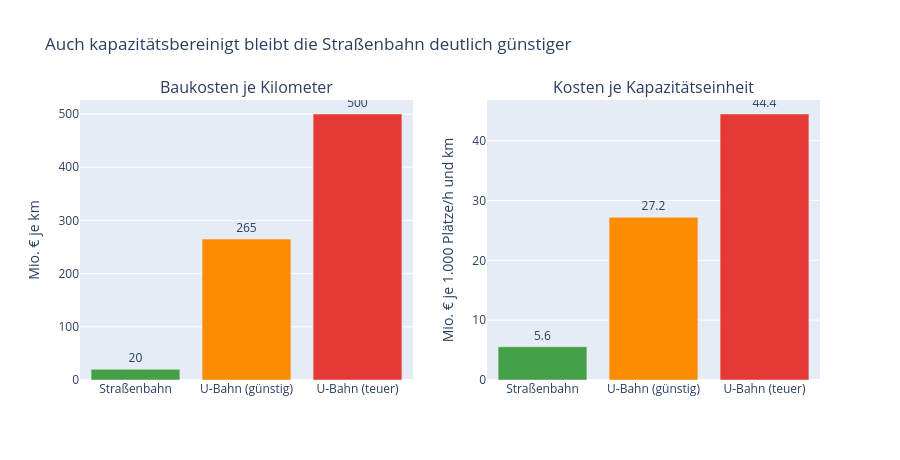

This figure's notebook cell:
### Code cell
fig = make_subplots(rows=1, cols=2,
                    subplot_titles=["Baukosten je Kilometer",
                                    "Kosten je Kapazitätseinheit"])

fig.add_trace(go.Bar(
    x=kapazitaet["Verkehrsmittel"], y=kapazitaet["Baukosten Mio. €/km"],
    marker_color=["#43A047", "#FB8C00", "#E53935"],
    text=[f"{v:,.0f}" for v in kapazitaet["Baukosten Mio. €/km"]],
    textposition="outside", showlegend=False,
), row=1, col=1)

fig.add_trace(go.Bar(
    x=kapazitaet["Verkehrsmittel"],
    y=kapazitaet["Mio. € je 1.000 Plätze/h und km"],
    marker_color=["#43A047", "#FB8C00", "#E53935"],
    text=[f"{v:,.1f}" for v in kapazitaet["Mio. € je 1.000 Plätze/h und km"]],
    textposition="outside", showlegend=False,
), row=1, col=2)

fig.update_yaxes(title_text="Mio. € je km", row=1, col=1)
fig.update_yaxes(title_text="Mio. € je 1.000 Plätze/h und km", row=1, col=2)
fig.update_layout(
    title="Auch kapazitätsbereinigt bleibt die Straßenbahn deutlich günstiger",
    height=460,
)
fig.show()

### Figure 1 — Plotly figure (JSON) as saved in the notebook; plotly's stock layout.template omitted (floating-point values rounded to 4 significant figures)
{"data": [{"marker": {"color": ["#43A047", "#FB8C00", "#E53935"]}, "showlegend": false, "text": ["20", "265", "500"], "textposition": "outside", "type": "bar", "x": ["Straßenbahn", "U-Bahn (günstig)", "U-Bahn (teuer)"], "xaxis": "x", "y": [20.0, 265.0, 500.0], "yaxis": "y"}, {"marker": {"color": ["#43A047", "#FB8C00", "#E53935"]}, "showlegend": false, "text": ["5.6", "27.2", "44.4"], "textposition": "outside", "type": "bar", "x": ["Straßenbahn", "U-Bahn (günstig)", "U-Bahn (teuer)"], "xaxis": "x2", "y": [5.556, 27.18, 44.44], "yaxis": "y2"}], "layout": {"annotations": [{"font": {"size": 16}, "showarrow": false, "text": "Baukosten je Kilometer", "x": 0.225, "xanchor": "center", "xref": "paper", "y": 1.0, "yanchor": "bottom", "yref": "paper"}, {"font": {"size": 16}, "showarrow": false, "text": "Kosten je Kapazitätseinheit", "x": 0.775, "xanchor": "center", "xref": "paper", "y": 1.0, "yanchor": "bottom", "yref": "paper"}], "height": 460, "title": {"text": "Auch kapazitätsbereinigt bleibt die Straßenbahn deutlich günstiger"}, "xaxis": {"anchor": "y", "domain": [0.0, 0.45]}, "xaxis2": {"anchor": "y2", "domain": [0.55, 1.0]}, "yaxis": {"anchor": "x", "domain": [0.0, 1.0], "title": {"text": "Mio. € je km"}}, "yaxis2": {"anchor": "x2", "domain": [0.0, 1.0], "title": {"text": "Mio. € je 1.000 Plätze/h und km"}}}}
